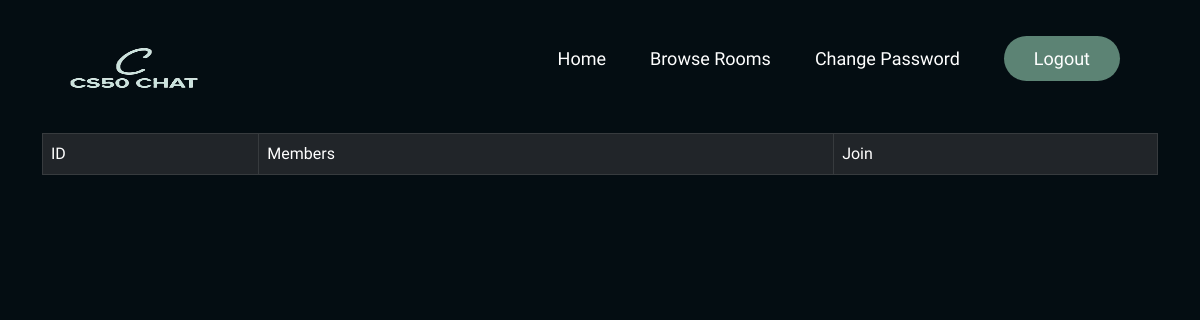
The app's page /browse_rooms (signed in), older data.
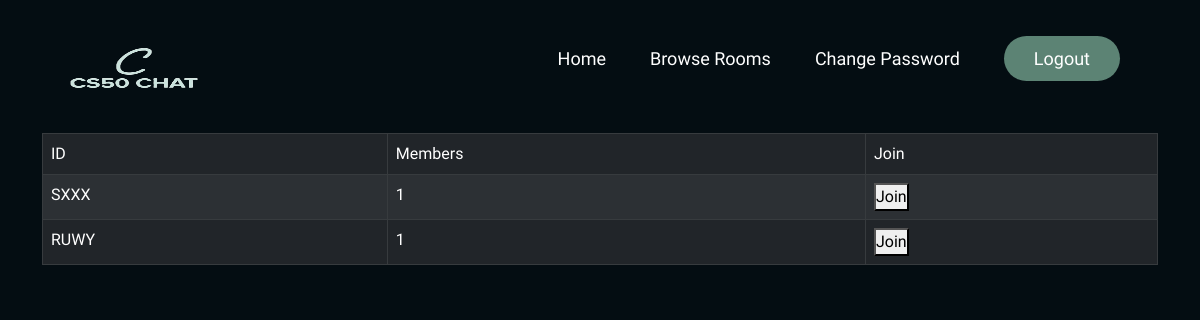
The same page, newer data.
### tables this page shows
CREATE TABLE rooms(
    id TEXT PRIMARY KEY NOT NULL,
    admin_id INTEGER NOT NULL,
    members INTEGER NOT NULL,
    FOREIGN KEY(admin_id) REFERENCES users(id)
);

### main.py (the view)
@app.route("/browse_rooms", methods =["GET","POST"])
@login_required
def browse_rooms():
    rooms = db.execute("SELECT * FROM rooms")
    if request.method == "POST":
        join = request.form.get("join", False)
        code = request.form.get("id")
        if join != False and request.form.get("id") == None:
            error = "Unable to join"
            return render_template("browse_rooms.html", error = error, rooms = rooms)
        if join != False:
            db.execute("UPDATE users SET room_id = ? WHERE id = ?", code, session["user_id"])
            session["room_id"] = code
            db.execute("UPDATE users SET room_id = ? WHERE id = ?", session["room_id"], session["user_id"])
            return redirect(url_for("room"))
    else:
        return render_template("browse_rooms.html", rooms = rooms)

### main.py (called while the page is built)
def login_required(f):
    @wraps(f)
    def decorated_function(*args, **kwargs):
        if session.get("user_id") is None:
            return redirect("/login")
        return f(*args, **kwargs)
    return decorated_function

### templates/browse_rooms.html (shortened to what this page needs)
{% extends "layout.html" %}
{% block main %}
    <div class="container">
        <table class="table table-dark table-striped table-hover table-bordered">
            <thead>
            <tr>
                <th scope="col">ID</th>
                <th scope="col">Members</th>
                <th scope="col">Join</th>
            </tr>
            </thead>
            <tbody>
                {% for room in rooms %}
                <tr>
                    <td>{{room["id"]}}</td>
                    <td>{{room["members"]}}</td>
                    <td>
                        <form action="/browse_rooms" method="post">
                            <button type="submit" name="join"> Join </button>
                        </form>
                    </td>
                </tr>
                {% endfor %}
            </tbody>
        </table>
    </div>
{% endblock %}

### templates/layout.html (shortened to what this page needs)
<!DOCTYPE html>
<html lang="en">
<head>
    <link href="https://cdn.jsdelivr.net/npm/bootstrap@5.2.3/dist/css/bootstrap.min.css" rel="stylesheet">
    <link rel="stylesheet" href="https://cdnjs.cloudflare.com/ajax/libs/font-awesome/6.4.2/css/all.min.css" />
    <link rel="stylesheet" href="/static/styles.css">
</head>
<body>
    {% if session["user_id"] %}
    <header>
        <a href="/"><img class="logo" src="/static/logo2.png" alt="logo"></a>
        <nav class="navbar">
            <ul class="nav-links">
                <li class="nav-links-li"><a href="/">Home</a></li>
                <li class="nav-links-li"><a href="/browse_rooms">Browse Rooms</a></li>
                <li class="nav-links-li"><a href="/change_password">Change Password</a></li>
                <li class="nav-links-li"><a href="/logout"><button>Logout</button></a></li>
            </ul>
        </nav>
    </header>
    {% endif %}
    <main>
        {% block main %}{% endblock %}
    </main>
</body>
</html>

### static/styles.css (style rules this page uses)
* { box-sizing: border-box; padding: 0px; margin: 0px; font-family: 'Bricolage Grotesque', sans-serif; font-weight: 400; }
body { background-color:#040D12; }
.container { display: flex; justify-content: center; flex-wrap: wrap; }
.logo { width: 150px; height: 80px; transition: all 0.4s ease 0s; }
header { display: flex; justify-content: space-between; flex-wrap: nowrap; align-items: center; padding: 20px 5%; }
header li, header a, header button { color: white; text-decoration: none; font-size: 18px; font-family: 'Bricolage Grotesque', sans-serif; font-weight: 400; }
.nav-links { list-style: none; }
.nav-links li { display: inline-block; padding: 8px 20px; }
.nav-links li a { transition: all 0.3s ease 0s; }
header nav ul li button { padding: 9px 30px; background-color: rgba(92, 131, 116, 100); transition: all 0.4s ease 0s; border-radius: 50px; border: none; }
main { display: flex; flex-direction: column; justify-content: center; align-items: center; }

Row changes from the older to the newer data that the page shows:
added rooms: id "SXXX", members "1"
added rooms: id "RUWY", members "1"
